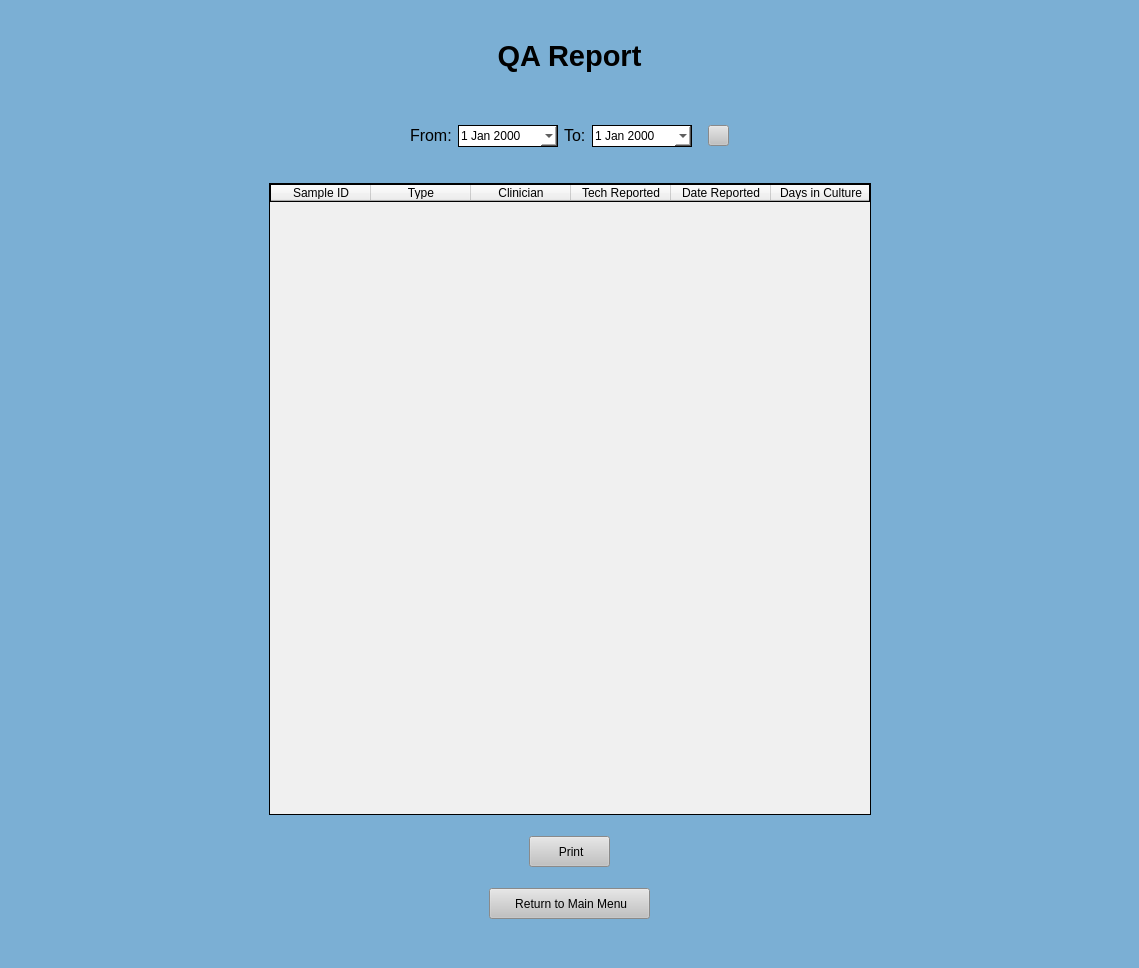
<?xml version="1.0" encoding="UTF-8"?>
<ui version="4.0">
 <class>MainWindow</class>
 <widget class="QMainWindow" name="MainWindow">
  <property name="geometry">
   <rect>
    <x>0</x>
    <y>0</y>
    <width>1139</width>
    <height>968</height>
   </rect>
  </property>
  <property name="windowTitle">
   <string>MainWindow</string>
  </property>
  <property name="styleSheet">
   <string notr="true">background-color: rgb(123, 175, 212);</string>
  </property>
  <widget class="QWidget" name="centralwidget">
   <layout class="QGridLayout" name="gridLayout">
    <item row="3" column="0">
     <spacer name="verticalSpacer_3">
      <property name="orientation">
       <enum>Qt::Vertical</enum>
      </property>
      <property name="sizeType">
       <enum>QSizePolicy::Minimum</enum>
      </property>
      <property name="sizeHint" stdset="0">
       <size>
        <width>20</width>
        <height>15</height>
       </size>
      </property>
     </spacer>
    </item>
    <item row="2" column="0" alignment="Qt::AlignHCenter">
     <widget class="QPushButton" name="print">
      <property name="minimumSize">
       <size>
        <width>81</width>
        <height>31</height>
       </size>
      </property>
      <property name="maximumSize">
       <size>
        <width>81</width>
        <height>31</height>
       </size>
      </property>
      <property name="cursor">
       <cursorShape>PointingHandCursor</cursorShape>
      </property>
      <property name="styleSheet">
       <string notr="true">QPushButton:hover {
	 background-color: rgb(210, 210, 210);
}

QPushButton:focus {
	background-color: rgb(210, 210, 210);
}

QPushButton {
	background-color: rgb(193, 193, 193);
}</string>
      </property>
      <property name="text">
       <string> Print</string>
      </property>
     </widget>
    </item>
    <item row="1" column="0">
     <spacer name="verticalSpacer_2">
      <property name="orientation">
       <enum>Qt::Vertical</enum>
      </property>
      <property name="sizeType">
       <enum>QSizePolicy::Minimum</enum>
      </property>
      <property name="sizeHint" stdset="0">
       <size>
        <width>20</width>
        <height>15</height>
       </size>
      </property>
     </spacer>
    </item>
    <item row="5" column="0">
     <spacer name="verticalSpacer">
      <property name="orientation">
       <enum>Qt::Vertical</enum>
      </property>
      <property name="sizeType">
       <enum>QSizePolicy::Minimum</enum>
      </property>
      <property name="sizeHint" stdset="0">
       <size>
        <width>20</width>
        <height>40</height>
       </size>
      </property>
     </spacer>
    </item>
    <item row="4" column="0" alignment="Qt::AlignHCenter">
     <widget class="QPushButton" name="home">
      <property name="minimumSize">
       <size>
        <width>161</width>
        <height>31</height>
       </size>
      </property>
      <property name="maximumSize">
       <size>
        <width>161</width>
        <height>31</height>
       </size>
      </property>
      <property name="cursor">
       <cursorShape>PointingHandCursor</cursorShape>
      </property>
      <property name="styleSheet">
       <string notr="true">QPushButton:hover {
	 background-color: rgb(210, 210, 210);
}

QPushButton:focus {
	background-color: rgb(210, 210, 210);
}

QPushButton {
	background-color: rgb(193, 193, 193);
}</string>
      </property>
      <property name="text">
       <string> Return to Main Menu</string>
      </property>
     </widget>
    </item>
    <item row="0" column="0">
     <layout class="QVBoxLayout" name="verticalLayout">
      <item>
       <layout class="QHBoxLayout" name="horizontalLayout">
        <property name="leftMargin">
         <number>0</number>
        </property>
        <property name="topMargin">
         <number>0</number>
        </property>
        <property name="rightMargin">
         <number>0</number>
        </property>
        <property name="bottomMargin">
         <number>0</number>
        </property>
        <item>
         <spacer name="verticalSpacer_4">
          <property name="orientation">
           <enum>Qt::Vertical</enum>
          </property>
          <property name="sizeType">
           <enum>QSizePolicy::Minimum</enum>
          </property>
          <property name="sizeHint" stdset="0">
           <size>
            <width>20</width>
            <height>30</height>
           </size>
          </property>
         </spacer>
        </item>
       </layout>
      </item>
      <item>
       <widget class="QLabel" name="label_3">
        <property name="text">
         <string>&lt;html&gt;&lt;head/&gt;&lt;body&gt;&lt;p align=&quot;center&quot;&gt;&lt;span style=&quot; font-size:22pt; font-weight:600;&quot;&gt;QA Report&lt;/span&gt;&lt;/p&gt;&lt;/body&gt;&lt;/html&gt;</string>
        </property>
       </widget>
      </item>
      <item alignment="Qt::AlignHCenter|Qt::AlignVCenter">
       <widget class="QLabel" name="errorMessage">
        <property name="minimumSize">
         <size>
          <width>350</width>
          <height>30</height>
         </size>
        </property>
        <property name="maximumSize">
         <size>
          <width>16777215</width>
          <height>30</height>
         </size>
        </property>
        <property name="font">
         <font>
          <pointsize>12</pointsize>
         </font>
        </property>
        <property name="styleSheet">
         <string notr="true">font: 12pt &quot;MS Shell Dlg 2&quot;;
color: red;</string>
        </property>
        <property name="text">
         <string>&lt;html&gt;&lt;head/&gt;&lt;body&gt;&lt;p align=&quot;center&quot;&gt;&lt;br/&gt;&lt;/p&gt;&lt;/body&gt;&lt;/html&gt;</string>
        </property>
        <property name="alignment">
         <set>Qt::AlignCenter</set>
        </property>
       </widget>
      </item>
      <item>
       <spacer name="verticalSpacer_5">
        <property name="orientation">
         <enum>Qt::Vertical</enum>
        </property>
        <property name="sizeType">
         <enum>QSizePolicy::Minimum</enum>
        </property>
        <property name="sizeHint" stdset="0">
         <size>
          <width>20</width>
          <height>10</height>
         </size>
        </property>
       </spacer>
      </item>
      <item>
       <layout class="QHBoxLayout" name="horizontalLayout_3">
        <property name="leftMargin">
         <number>0</number>
        </property>
        <property name="topMargin">
         <number>0</number>
        </property>
        <property name="rightMargin">
         <number>0</number>
        </property>
        <property name="bottomMargin">
         <number>0</number>
        </property>
        <item>
         <spacer name="horizontalSpacer">
          <property name="orientation">
           <enum>Qt::Horizontal</enum>
          </property>
          <property name="sizeHint" stdset="0">
           <size>
            <width>40</width>
            <height>20</height>
           </size>
          </property>
         </spacer>
        </item>
        <item alignment="Qt::AlignRight">
         <widget class="QLabel" name="label">
          <property name="text">
           <string>&lt;html&gt;&lt;head/&gt;&lt;body&gt;&lt;p&gt;&lt;span style=&quot; font-size:12pt;&quot;&gt;From:&lt;/span&gt;&lt;/p&gt;&lt;/body&gt;&lt;/html&gt;</string>
          </property>
         </widget>
        </item>
        <item>
         <widget class="QDateEdit" name="fromDate">
          <property name="minimumSize">
           <size>
            <width>100</width>
            <height>22</height>
           </size>
          </property>
          <property name="maximumSize">
           <size>
            <width>100</width>
            <height>22</height>
           </size>
          </property>
          <property name="styleSheet">
           <string notr="true">/* the box that is displayed*/
QDateEdit {
background-color: rgb(255, 255, 255);
border-style: solid;
border-width: 1px
}
/*toolbar on top of calendar*/
QCalendarWidget QToolButton {
height: 30px;
width: 75px;
color: white;
font-size: 12px;
icon-size: 24px, 24px;
font-weight: bold;
background-color: rgb(123,175,212);
}
QCalendarWidget QMenu {
width: 85px;
left: 10px;
color: white;
font-size: 12px;
background-color: rgb(123, 175, 212);
}
QCalendarWidget QSpinBox {
width: 75px;
font-size:12px;
color: white;
background-color: rgb(123, 175, 212);
selection-background-color: rgb(136, 136, 136);
selection-color: rgb(255, 255, 255);
}
QCalendarWidget QSpinBox::up-button { subcontrol-origin: border; subcontrol-position: top right; width:35px; }
QCalendarWidget QSpinBox::down-button {subcontrol-origin: border; subcontrol-position: bottom right; width:35px;}
QCalendarWidget QSpinBox::up-arrow { width:28px; height:28px; }
QCalendarWidget QSpinBox::down-arrow { width:28px; height:28px; }

/* header row */
QCalendarWidget QWidget { 
alternate-background-color: rgb(240, 240, 240); 
}
/* normal days */
QCalendarWidget QAbstractItemView:enabled
{
font-size:12px;
color: black;
background-color: white;
selection-background-color: rgb(123, 175, 212);
selection-color: white;
}
/* days in other months */
/* navigation bar */
QCalendarWidget QWidget#qt_calendar_navigationbar
{
background-color: rgb(123, 175, 212);
}
QCalendarWidget QAbstractItemView:disabled
{
color: rgb(180,180,180);
}</string>
          </property>
          <property name="calendarPopup">
           <bool>true</bool>
          </property>
         </widget>
        </item>
        <item alignment="Qt::AlignRight">
         <widget class="QLabel" name="label_2">
          <property name="text">
           <string>&lt;html&gt;&lt;head/&gt;&lt;body&gt;&lt;p&gt;&lt;span style=&quot; font-size:12pt;&quot;&gt;To:&lt;/span&gt;&lt;/p&gt;&lt;/body&gt;&lt;/html&gt;</string>
          </property>
         </widget>
        </item>
        <item>
         <widget class="QDateEdit" name="toDate">
          <property name="minimumSize">
           <size>
            <width>100</width>
            <height>22</height>
           </size>
          </property>
          <property name="maximumSize">
           <size>
            <width>100</width>
            <height>22</height>
           </size>
          </property>
          <property name="styleSheet">
           <string notr="true">/* the box that is displayed*/
QDateEdit {
background-color: rgb(255, 255, 255);
border-style: solid;
border-width: 1px
}
/*toolbar on top of calendar*/
QCalendarWidget QToolButton {
height: 30px;
width: 75px;
color: white;
font-size: 12px;
icon-size: 24px, 24px;
font-weight: bold;
background-color: rgb(123,175,212);
}
QCalendarWidget QMenu {
width: 85px;
left: 10px;
color: white;
font-size: 12px;
background-color: rgb(123, 175, 212);
}
QCalendarWidget QSpinBox {
width: 75px;
font-size:12px;
color: white;
background-color: rgb(123, 175, 212);
selection-background-color: rgb(136, 136, 136);
selection-color: rgb(255, 255, 255);
}
QCalendarWidget QSpinBox::up-button { subcontrol-origin: border; subcontrol-position: top right; width:35px; }
QCalendarWidget QSpinBox::down-button {subcontrol-origin: border; subcontrol-position: bottom right; width:35px;}
QCalendarWidget QSpinBox::up-arrow { width:28px; height:28px; }
QCalendarWidget QSpinBox::down-arrow { width:28px; height:28px; }

/* header row */
QCalendarWidget QWidget { 
alternate-background-color: rgb(240, 240, 240); 
}
/* normal days */
QCalendarWidget QAbstractItemView:enabled
{
font-size:12px;
color: black;
background-color: white;
selection-background-color: rgb(123, 175, 212);
selection-color: white;
}
/* days in other months */
/* navigation bar */
QCalendarWidget QWidget#qt_calendar_navigationbar
{
background-color: rgb(123, 175, 212);
}
QCalendarWidget QAbstractItemView:disabled
{
color: rgb(180,180,180);
}</string>
          </property>
          <property name="calendarPopup">
           <bool>true</bool>
          </property>
         </widget>
        </item>
        <item>
         <spacer name="horizontalSpacer_3">
          <property name="orientation">
           <enum>Qt::Horizontal</enum>
          </property>
          <property name="sizeType">
           <enum>QSizePolicy::Minimum</enum>
          </property>
          <property name="sizeHint" stdset="0">
           <size>
            <width>10</width>
            <height>20</height>
           </size>
          </property>
         </spacer>
        </item>
        <item>
         <widget class="QPushButton" name="find">
          <property name="minimumSize">
           <size>
            <width>21</width>
            <height>21</height>
           </size>
          </property>
          <property name="maximumSize">
           <size>
            <width>21</width>
            <height>21</height>
           </size>
          </property>
          <property name="cursor">
           <cursorShape>PointingHandCursor</cursorShape>
          </property>
          <property name="styleSheet">
           <string notr="true">QPushButton:hover {
	 background-color: rgb(210, 210, 210);
}

QPushButton:focus {
	background-color: rgb(210, 210, 210);
}

QPushButton {
	background-color: rgb(193, 193, 193);
}</string>
          </property>
          <property name="text">
           <string/>
          </property>
         </widget>
        </item>
        <item>
         <spacer name="horizontalSpacer_2">
          <property name="orientation">
           <enum>Qt::Horizontal</enum>
          </property>
          <property name="sizeHint" stdset="0">
           <size>
            <width>40</width>
            <height>20</height>
           </size>
          </property>
         </spacer>
        </item>
       </layout>
      </item>
      <item>
       <spacer name="verticalSpacer_6">
        <property name="orientation">
         <enum>Qt::Vertical</enum>
        </property>
        <property name="sizeType">
         <enum>QSizePolicy::Minimum</enum>
        </property>
        <property name="sizeHint" stdset="0">
         <size>
          <width>20</width>
          <height>30</height>
         </size>
        </property>
       </spacer>
      </item>
      <item>
       <layout class="QHBoxLayout" name="horizontalLayout_4">
        <property name="leftMargin">
         <number>0</number>
        </property>
        <property name="topMargin">
         <number>0</number>
        </property>
        <property name="rightMargin">
         <number>0</number>
        </property>
        <property name="bottomMargin">
         <number>0</number>
        </property>
        <item>
         <spacer name="horizontalSpacer_4">
          <property name="orientation">
           <enum>Qt::Horizontal</enum>
          </property>
          <property name="sizeType">
           <enum>QSizePolicy::Expanding</enum>
          </property>
          <property name="sizeHint" stdset="0">
           <size>
            <width>40</width>
            <height>20</height>
           </size>
          </property>
         </spacer>
        </item>
        <item>
         <widget class="QTableWidget" name="qaReportTable">
          <property name="minimumSize">
           <size>
            <width>602</width>
            <height>0</height>
           </size>
          </property>
          <property name="cursor" stdset="0">
           <cursorShape>ArrowCursor</cursorShape>
          </property>
          <property name="focusPolicy">
           <enum>Qt::ClickFocus</enum>
          </property>
          <property name="styleSheet">
           <string notr="true">background-color: rgb(240, 240, 240);
border-style: solid;
border-width: 1px</string>
          </property>
          <property name="editTriggers">
           <set>QAbstractItemView::NoEditTriggers</set>
          </property>
          <property name="tabKeyNavigation">
           <bool>false</bool>
          </property>
          <property name="showDropIndicator" stdset="0">
           <bool>false</bool>
          </property>
          <property name="dragEnabled">
           <bool>false</bool>
          </property>
          <property name="dragDropOverwriteMode">
           <bool>false</bool>
          </property>
          <property name="dragDropMode">
           <enum>QAbstractItemView::NoDragDrop</enum>
          </property>
          <property name="alternatingRowColors">
           <bool>true</bool>
          </property>
          <property name="selectionMode">
           <enum>QAbstractItemView::NoSelection</enum>
          </property>
          <property name="selectionBehavior">
           <enum>QAbstractItemView::SelectItems</enum>
          </property>
          <property name="sortingEnabled">
           <bool>true</bool>
          </property>
          <column>
           <property name="text">
            <string>Sample ID</string>
           </property>
          </column>
          <column>
           <property name="text">
            <string>Type</string>
           </property>
          </column>
          <column>
           <property name="text">
            <string>Clinician</string>
           </property>
          </column>
          <column>
           <property name="text">
            <string>Tech Reported</string>
           </property>
          </column>
          <column>
           <property name="text">
            <string>Date Reported</string>
           </property>
          </column>
          <column>
           <property name="text">
            <string>Days in Culture</string>
           </property>
          </column>
         </widget>
        </item>
        <item>
         <spacer name="horizontalSpacer_5">
          <property name="orientation">
           <enum>Qt::Horizontal</enum>
          </property>
          <property name="sizeType">
           <enum>QSizePolicy::Expanding</enum>
          </property>
          <property name="sizeHint" stdset="0">
           <size>
            <width>40</width>
            <height>20</height>
           </size>
          </property>
         </spacer>
        </item>
       </layout>
      </item>
     </layout>
    </item>
   </layout>
  </widget>
 </widget>
 <resources/>
 <connections/>
</ui>
